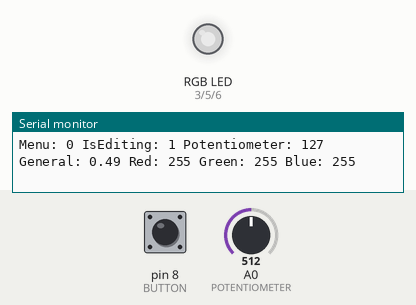
Recording of a sketch running on a simulated Arduino Uno, built with avr-gcc and run on an emulated ATmega328P. Parts: an RGB LED mixed from three pins (HIGH = lit), the last lines printed to the serial monitor. The inputs (shaded band) are chosen by the test bench; at power-on: A0 (POTENTIOMETER) = 512, pin 8 (BUTTON) LOW. Dim RGB values are drawn brighter than linear.

Above: at 2.7 s.
2.8 s: A0 (POTENTIOMETER) set to 409
At 3.2 s:
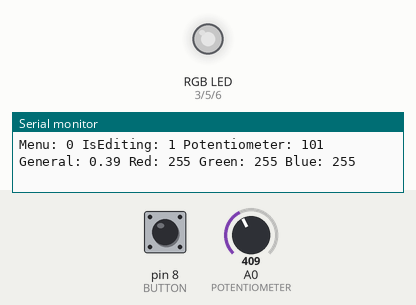
5.8 s: A0 (POTENTIOMETER) set to 393
At 6.6 s:
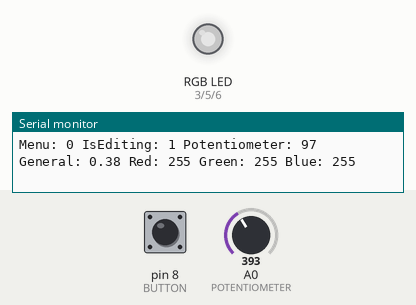
8.8 s: A0 (POTENTIOMETER) set to 716
At 10.0 s:
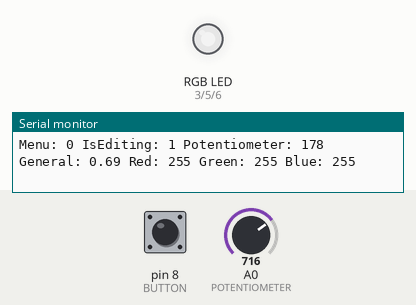
10.3 s: A0 (POTENTIOMETER) set to 122
At 11.3 s:
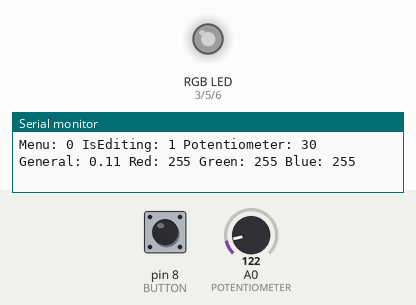
11.8 s: A0 (POTENTIOMETER) set to 900
At 12.4 s:
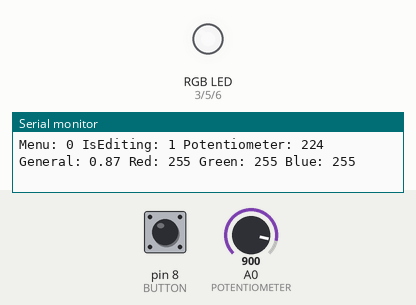
Timing chart, 0 to 14.8 s (numbered marks = the images above; inputs shaded):
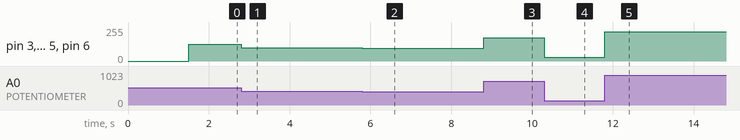

Measured:
- after the input at 2.8 s, pin 3 (OUT_RED), pin 5 (OUT_GREEN), pin 6 (OUT_BLUE): 124/255 → 99/255 at once
- after the input at 5.8 s, pin 3 (OUT_RED), pin 5 (OUT_GREEN), pin 6 (OUT_BLUE): 99/255 → 96/255 at once
- after the input at 8.8 s, pin 3 (OUT_RED), pin 5 (OUT_GREEN), pin 6 (OUT_BLUE): 96/255 → 175/255 at once
- after the input at 10.3 s, pin 3 (OUT_RED), pin 5 (OUT_GREEN), pin 6 (OUT_BLUE): 175/255 → 28/255 at once
- after the input at 11.8 s, pin 3 (OUT_RED), pin 5 (OUT_GREEN), pin 6 (OUT_BLUE): 28/255 → 221/255 at once

The sketch:

RGBController.ino
```cpp
/*
 * ==== RGB Controller ====
 * Project description here
 *
 * ------------ TODO --------------
 * Check inativity to get back state zero
 * ADD potentiometer and do the map thing
 * add to github
 */

#include <EEPROM.h>

/* ==== Defines ==== */

#define LED_RED         2 //Red LED info port
#define LED_GREEN       4 //Green LED info port
#define LED_BLUE        7 //Blue LED info port
#define BUTTON          8 //Push-button port
#define POTENTIOMETER   A0//Potentiometer port
#define OUT_RED         3 //Red LED info port
#define OUT_GREEN       5 //Green LED info port
#define OUT_BLUE        6 //Blue LED info port

#define SERIAL_BAUD     115200
#define MENU_MAX        3 //MAX menu states ( + the 0 zero)
#define TIME_OUT        10*1000   //x * 1000 = convertion from miliseconds to seconds
#define MAX_VARIATION   5 //max variation on the potentiometer read to start editing.
#define RED             1 //array position of each color
#define GREEN           2
#define BLUE            3
#define GENERAL         0

/* ==== END Defines ==== */

/* ==== Global Variables ==== */
/*--- Menu---
 * 0 = All LEDs off, potentiometer controls general bight
 * 1 = Red LED on, potentiometer controls red light
 * 2 = Green LED on, potentiometer controls green light
 * 3 = Blue LED on, potentiometer controls blue light
 * if nothing happens in TIME_OUT seconds, the menu returns
 * to the 0 (zero) state
 */
int menuState = 0;
long timeout = 0;
int ledValue[4] = {255, 255, 255, 255}; //colors itensity begns with max, generating "white" color
int potentiometerValue = 0;
boolean isEditing = false;
/* ==== END Global Variables ==== */


void setup() {
  Serial.begin(SERIAL_BAUD);
  buttonToLow();
  ledToLow();
  ledTest();
  readFromEprom();
}

void loop() {
  checkButtonPress();
  checkPotentiometerChange();
  menu();
  setOutLedValue();
}
/* ==== Functions ==== */
void menu(){
  switch(menuState){
  case 0:
    menuAction(0, GENERAL);
    break;
  case RED:
    menuAction(LED_RED, RED);//red
    break;
  case GREEN:
    menuAction(LED_GREEN, GREEN);//green
    break;
  case BLUE:
    menuAction(LED_BLUE, BLUE);//blue
    break;
  }
}

void menuAction(int monitorPort, int color){
  printStatusOnSerial();
  digitalWrite(monitorPort, HIGH);
  if(isEditing){
    ledValue[color] = readPotentiometer();
  }
}

void printStatusOnSerial(){
  Serial.print("Menu: ");
  Serial.print(menuState);

  Serial.print(" IsEditing: ");
  Serial.print(isEditing);

  Serial.print(" Potentiometer: ");
  Serial.print(readPotentiometer());

  Serial.print(" General: ");
  Serial.print(map(ledValue[GENERAL], 0, 255, 0, 100)/100.0);

  Serial.print(" Red: ");
  Serial.print(ledValue[RED]);

  Serial.print(" Green: ");
  Serial.print(ledValue[GREEN]);

  Serial.print(" Blue: ");
  Serial.println(ledValue[BLUE]);

}

void checkButtonPress(){
  int menuStateBefore = menuState;
  if(digitalRead(BUTTON) == HIGH){
    writeOnEprom();
    menuState ++;
    delay(250);
    ledToLow();
  }
  if(menuState > MENU_MAX) menuState = 0;
  if(menuState != menuStateBefore) onMenuStateChange();
}

void checkPotentiometerChange(){
  if(!isEditing){
    int valueNow = readPotentiometer();
    if(getPotentiometerVariation(valueNow) > MAX_VARIATION){
      isEditing = true;
    }
  }
}

void setOutLedValue(){
  float general  = map(ledValue[GENERAL], 0, 255, 0, 100)/100.0;
  analogWrite(OUT_RED,ledValue[RED] * general);
  analogWrite(OUT_GREEN,ledValue[GREEN] * general);
  analogWrite(OUT_BLUE,ledValue[BLUE] * general);
}

int getPotentiometerVariation(int valueNow){
  return abs(valueNow-potentiometerValue);
}

void onMenuStateChange(){
  isEditing = false;
  potentiometerValue = readPotentiometer();
}

void readFromEprom(){
  ledValue[RED] = EEPROM.read(RED);
  ledValue[GREEN] = EEPROM.read(GREEN);
  ledValue[BLUE] = EEPROM.read(BLUE);
  ledValue[GENERAL] = EEPROM.read(GENERAL);
}

void writeOnEprom(){
  EEPROM.write(RED, ledValue[RED]);
  EEPROM.write(GREEN, ledValue[GREEN]);
  EEPROM.write(BLUE, ledValue[BLUE]);
  EEPROM.write(GENERAL, ledValue[GENERAL]);
}

int readPotentiometer(){
  int analogicValue = analogRead(POTENTIOMETER);
  return map(analogicValue, 0, 1023, 0, 255);
}

void ledToLow(){
  digitalWrite(LED_RED, LOW);
  digitalWrite(LED_GREEN, LOW);
  digitalWrite(LED_BLUE, LOW);
}

void buttonToLow(){
  digitalWrite(BUTTON, LOW);
}

void ledTest(){
  blinkLed(LED_RED, 500);
  blinkLed(LED_GREEN, 500);
  blinkLed(LED_BLUE, 500);
}

void blinkLed(int led, int time){
  digitalWrite(led, HIGH);
  delay(time);
  digitalWrite(led, LOW);
}
```
